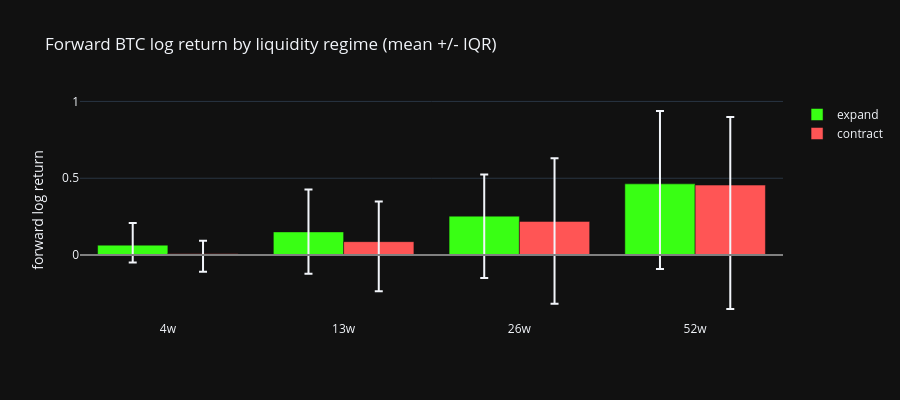

The cell this chart's notebook holds for it:
### Code cell
bt = pl.DataFrame(bt_rows)
fig2 = go.Figure()
for label, color in [("expand", "#39ff14"), ("contract", "#ff5555")]:
    sub = bt.filter(pl.col("regime") == label).sort("horizon")
    rows = sub.to_dicts()
    fig2.add_trace(go.Bar(
        x=[f"{r['horizon']}w" for r in rows], y=[r["mean"] for r in rows],
        name=label, marker_color=color,
        error_y=dict(type="data",
                     array=[r["p75"] - r["mean"] for r in rows],
                     arrayminus=[r["mean"] - r["p25"] for r in rows]),
    ))
fig2.add_hline(y=0, line_color="gray")
fig2.update_layout(
    title="Forward BTC log return by liquidity regime (mean +/- IQR)",
    template="plotly_dark", barmode="group", height=400,
    yaxis_title="forward log return",
)
fig2.show()

### Figure 1 — Plotly figure (JSON) as saved in the notebook; plotly's stock layout.template omitted (floating-point values rounded to 4 significant figures)
{"data": [{"error_y": {"array": [0.1435, 0.2755, 0.2711, 0.4742], "arrayminus": [0.1131, 0.2726, 0.4018, 0.554], "type": "data"}, "marker": {"color": "#39ff14"}, "name": "expand", "type": "bar", "x": ["4w", "13w", "26w", "52w"], "y": [0.06473, 0.1509, 0.2534, 0.4635]}, {"error_y": {"array": [0.08525, 0.2618, 0.4104, 0.4432], "arrayminus": [0.1173, 0.3235, 0.5363, 0.8064], "type": "data"}, "marker": {"color": "#ff5555"}, "name": "contract", "type": "bar", "x": ["4w", "13w", "26w", "52w"], "y": [0.008454, 0.08739, 0.2192, 0.4555]}], "layout": {"barmode": "group", "height": 400, "shapes": [{"line": {"color": "gray"}, "type": "line", "x0": 0, "x1": 1, "xref": "x domain", "y0": 0, "y1": 0, "yref": "y"}], "title": {"text": "Forward BTC log return by liquidity regime (mean +/- IQR)"}, "yaxis": {"title": {"text": "forward log return"}}}}
